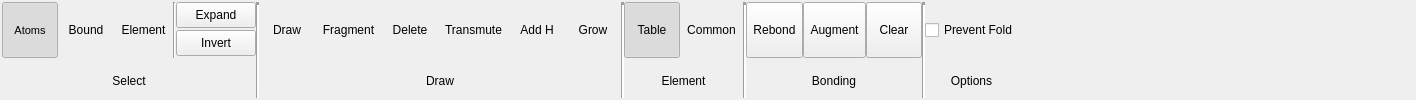
      <widget class="QWidget" name="BuildTab">
       <property name="sizePolicy">
        <sizepolicy hsizetype="Expanding" vsizetype="Minimum">
         <horstretch>0</horstretch>
         <verstretch>0</verstretch>
        </sizepolicy>
       </property>
       <attribute name="title">
        <string>Build</string>
       </attribute>
       <layout class="QHBoxLayout" name="horizontalLayout_16">
        <property name="spacing">
         <number>0</number>
        </property>
        <property name="margin">
         <number>2</number>
        </property>
        <item>
         <layout class="QGridLayout" name="BuildGridLayout">
          <property name="verticalSpacing">
           <number>6</number>
          </property>
          <item row="1" column="0" colspan="5">
           <widget class="QLabel" name="label_8">
            <property name="sizePolicy">
             <sizepolicy hsizetype="Preferred" vsizetype="Minimum">
              <horstretch>0</horstretch>
              <verstretch>0</verstretch>
             </sizepolicy>
            </property>
            <property name="text">
             <string>Select</string>
            </property>
            <property name="alignment">
             <set>Qt::AlignCenter</set>
            </property>
           </widget>
          </item>
          <item row="0" column="6">
           <widget class="TMenuButton" name="BuildDrawDrawButton">
            <property name="sizePolicy">
             <sizepolicy hsizetype="Minimum" vsizetype="Fixed">
              <horstretch>0</horstretch>
              <verstretch>0</verstretch>
             </sizepolicy>
            </property>
            <property name="minimumSize">
             <size>
              <width>56</width>
              <height>56</height>
             </size>
            </property>
            <property name="maximumSize">
             <size>
              <width>128</width>
              <height>56</height>
             </size>
            </property>
            <property name="toolTip">
             <string>Draw atoms, chains, and individual bonds</string>
            </property>
            <property name="text">
             <string>Draw</string>
            </property>
            <property name="icon">
             <iconset resource="icons.qrc">
              <normaloff>:/build/icons/build_chain.svg</normaloff>:/build/icons/build_chain.svg</iconset>
            </property>
            <property name="iconSize">
             <size>
              <width>30</width>
              <height>30</height>
             </size>
            </property>
            <property name="checkable">
             <bool>true</bool>
            </property>
            <property name="autoExclusive">
             <bool>false</bool>
            </property>
            <property name="toolButtonStyle">
             <enum>Qt::ToolButtonTextUnderIcon</enum>
            </property>
            <property name="autoRaise">
             <bool>true</bool>
            </property>
           </widget>
          </item>
          <item row="0" column="2">
           <widget class="TMenuButton" name="BuildSelectElementButton">
            <property name="sizePolicy">
             <sizepolicy hsizetype="Minimum" vsizetype="Fixed">
              <horstretch>0</horstretch>
              <verstretch>0</verstretch>
             </sizepolicy>
            </property>
            <property name="minimumSize">
             <size>
              <width>56</width>
              <height>56</height>
             </size>
            </property>
            <property name="maximumSize">
             <size>
              <width>128</width>
              <height>56</height>
             </size>
            </property>
            <property name="toolTip">
             <string>Select atoms by element</string>
            </property>
            <property name="text">
             <string>Element</string>
            </property>
            <property name="icon">
             <iconset resource="icons.qrc">
              <normaloff>:/select/icons/select_element.svg</normaloff>:/select/icons/select_element.svg</iconset>
            </property>
            <property name="iconSize">
             <size>
              <width>30</width>
              <height>30</height>
             </size>
            </property>
            <property name="checkable">
             <bool>true</bool>
            </property>
            <property name="autoExclusive">
             <bool>false</bool>
            </property>
            <property name="toolButtonStyle">
             <enum>Qt::ToolButtonTextUnderIcon</enum>
            </property>
            <property name="autoRaise">
             <bool>true</bool>
            </property>
           </widget>
          </item>
          <item row="0" column="14">
           <widget class="TMenuButton" name="BuildElementCommonButton">
            <property name="sizePolicy">
             <sizepolicy hsizetype="Minimum" vsizetype="Fixed">
              <horstretch>0</horstretch>
              <verstretch>0</verstretch>
             </sizepolicy>
            </property>
            <property name="minimumSize">
             <size>
              <width>56</width>
              <height>56</height>
             </size>
            </property>
            <property name="maximumSize">
             <size>
              <width>128</width>
              <height>56</height>
             </size>
            </property>
            <property name="text">
             <string>Common</string>
            </property>
            <property name="iconSize">
             <size>
              <width>30</width>
              <height>30</height>
             </size>
            </property>
            <property name="checkable">
             <bool>true</bool>
            </property>
            <property name="checked">
             <bool>false</bool>
            </property>
            <property name="autoExclusive">
             <bool>false</bool>
            </property>
            <property name="toolButtonStyle">
             <enum>Qt::ToolButtonTextUnderIcon</enum>
            </property>
            <property name="autoRaise">
             <bool>true</bool>
            </property>
           </widget>
          </item>
          <item row="0" column="7">
           <widget class="TMenuButton" name="BuildDrawFragmentButton">
            <property name="sizePolicy">
             <sizepolicy hsizetype="Minimum" vsizetype="Fixed">
              <horstretch>0</horstretch>
              <verstretch>0</verstretch>
             </sizepolicy>
            </property>
            <property name="minimumSize">
             <size>
              <width>56</width>
              <height>56</height>
             </size>
            </property>
            <property name="maximumSize">
             <size>
              <width>128</width>
              <height>56</height>
             </size>
            </property>
            <property name="toolTip">
             <string>Draw fragments</string>
            </property>
            <property name="text">
             <string>Fragment</string>
            </property>
            <property name="icon">
             <iconset resource="icons.qrc">
              <normaloff>:/build/icons/build_fragment.svg</normaloff>:/build/icons/build_fragment.svg</iconset>
            </property>
            <property name="iconSize">
             <size>
              <width>30</width>
              <height>30</height>
             </size>
            </property>
            <property name="checkable">
             <bool>true</bool>
            </property>
            <property name="autoExclusive">
             <bool>false</bool>
            </property>
            <property name="toolButtonStyle">
             <enum>Qt::ToolButtonTextUnderIcon</enum>
            </property>
            <property name="autoRaise">
             <bool>true</bool>
            </property>
           </widget>
          </item>
          <item row="1" column="17" colspan="3">
           <widget class="QLabel" name="label_6">
            <property name="sizePolicy">
             <sizepolicy hsizetype="Minimum" vsizetype="Minimum">
              <horstretch>0</horstretch>
              <verstretch>0</verstretch>
             </sizepolicy>
            </property>
            <property name="minimumSize">
             <size>
              <width>0</width>
              <height>0</height>
             </size>
            </property>
            <property name="maximumSize">
             <size>
              <width>16777215</width>
              <height>16777215</height>
             </size>
            </property>
            <property name="font">
             <font>
              <underline>false</underline>
              <strikeout>false</strikeout>
             </font>
            </property>
            <property name="autoFillBackground">
             <bool>false</bool>
            </property>
            <property name="frameShape">
             <enum>QFrame::NoFrame</enum>
            </property>
            <property name="text">
             <string>Bonding</string>
            </property>
            <property name="alignment">
             <set>Qt::AlignCenter</set>
            </property>
           </widget>
          </item>
          <item row="0" column="5" rowspan="2">
           <widget class="Line" name="line_10">
            <property name="lineWidth">
             <number>3</number>
            </property>
            <property name="orientation">
             <enum>Qt::Vertical</enum>
            </property>
           </widget>
          </item>
          <item row="0" column="8">
           <widget class="TMenuButton" name="BuildDrawDeleteButton">
            <property name="sizePolicy">
             <sizepolicy hsizetype="Minimum" vsizetype="Fixed">
              <horstretch>0</horstretch>
              <verstretch>0</verstretch>
             </sizepolicy>
            </property>
            <property name="minimumSize">
             <size>
              <width>56</width>
              <height>56</height>
             </size>
            </property>
            <property name="maximumSize">
             <size>
              <width>128</width>
              <height>56</height>
             </size>
            </property>
            <property name="toolTip">
             <string>Delete atoms and bonds</string>
            </property>
            <property name="text">
             <string>Delete</string>
            </property>
            <property name="icon">
             <iconset resource="icons.qrc">
              <normaloff>:/build/icons/build_delete.svg</normaloff>:/build/icons/build_delete.svg</iconset>
            </property>
            <property name="iconSize">
             <size>
              <width>30</width>
              <height>30</height>
             </size>
            </property>
            <property name="checkable">
             <bool>true</bool>
            </property>
            <property name="checked">
             <bool>false</bool>
            </property>
            <property name="autoExclusive">
             <bool>false</bool>
            </property>
            <property name="toolButtonStyle">
             <enum>Qt::ToolButtonTextUnderIcon</enum>
            </property>
            <property name="autoRaise">
             <bool>true</bool>
            </property>
           </widget>
          </item>
          <item row="0" column="1">
           <widget class="TMenuButton" name="BuildSelectBoundButton">
            <property name="sizePolicy">
             <sizepolicy hsizetype="Minimum" vsizetype="Fixed">
              <horstretch>0</horstretch>
              <verstretch>0</verstretch>
             </sizepolicy>
            </property>
            <property name="minimumSize">
             <size>
              <width>56</width>
              <height>56</height>
             </size>
            </property>
            <property name="maximumSize">
             <size>
              <width>128</width>
              <height>56</height>
             </size>
            </property>
            <property name="toolTip">
             <string>Select atoms in bound fragments</string>
            </property>
            <property name="text">
             <string>Bound</string>
            </property>
            <property name="icon">
             <iconset resource="icons.qrc">
              <normaloff>:/select/icons/select_molecules.svg</normaloff>:/select/icons/select_molecules.svg</iconset>
            </property>
            <property name="iconSize">
             <size>
              <width>30</width>
              <height>30</height>
             </size>
            </property>
            <property name="checkable">
             <bool>true</bool>
            </property>
            <property name="autoExclusive">
             <bool>false</bool>
            </property>
            <property name="toolButtonStyle">
             <enum>Qt::ToolButtonTextUnderIcon</enum>
            </property>
            <property name="autoRaise">
             <bool>true</bool>
            </property>
           </widget>
          </item>
          <item row="0" column="17">
           <widget class="TMenuButton" name="BuildBondingRebondButton">
            <property name="sizePolicy">
             <sizepolicy hsizetype="Minimum" vsizetype="Fixed">
              <horstretch>0</horstretch>
              <verstretch>0</verstretch>
             </sizepolicy>
            </property>
            <property name="minimumSize">
             <size>
              <width>56</width>
              <height>56</height>
             </size>
            </property>
            <property name="maximumSize">
             <size>
              <width>128</width>
              <height>56</height>
             </size>
            </property>
            <property name="toolTip">
             <string>Recalculate bonding between all atoms</string>
            </property>
            <property name="text">
             <string>Rebond</string>
            </property>
            <property name="icon">
             <iconset resource="icons.qrc">
              <normaloff>:/bond/icons/bond_calc.svg</normaloff>:/bond/icons/bond_calc.svg</iconset>
            </property>
            <property name="iconSize">
             <size>
              <width>30</width>
              <height>30</height>
             </size>
            </property>
            <property name="checkable">
             <bool>false</bool>
            </property>
            <property name="checked">
             <bool>false</bool>
            </property>
            <property name="autoExclusive">
             <bool>false</bool>
            </property>
            <property name="toolButtonStyle">
             <enum>Qt::ToolButtonTextUnderIcon</enum>
            </property>
            <property name="autoRaise">
             <bool>false</bool>
            </property>
           </widget>
          </item>
          <item row="0" column="11">
           <widget class="TMenuButton" name="BuildDrawGrowButton">
            <property name="sizePolicy">
             <sizepolicy hsizetype="Minimum" vsizetype="Fixed">
              <horstretch>0</horstretch>
              <verstretch>0</verstretch>
             </sizepolicy>
            </property>
            <property name="minimumSize">
             <size>
              <width>56</width>
              <height>56</height>
             </size>
            </property>
            <property name="maximumSize">
             <size>
              <width>128</width>
              <height>56</height>
             </size>
            </property>
            <property name="toolTip">
             <string>Grow atoms on other atoms (icon reflects current geometry)</string>
            </property>
            <property name="text">
             <string>Grow</string>
            </property>
            <property name="icon">
             <iconset resource="icons.qrc">
              <normaloff>:/atomgeometry/icons/atomgeometry_tetrahedral.png</normaloff>:/atomgeometry/icons/atomgeometry_tetrahedral.png</iconset>
            </property>
            <property name="iconSize">
             <size>
              <width>30</width>
              <height>30</height>
             </size>
            </property>
            <property name="checkable">
             <bool>true</bool>
            </property>
            <property name="autoExclusive">
             <bool>false</bool>
            </property>
            <property name="toolButtonStyle">
             <enum>Qt::ToolButtonTextUnderIcon</enum>
            </property>
            <property name="autoRaise">
             <bool>true</bool>
            </property>
           </widget>
          </item>
          <item row="0" column="16" rowspan="2">
           <widget class="Line" name="line_21">
            <property name="lineWidth">
             <number>3</number>
            </property>
            <property name="orientation">
             <enum>Qt::Vertical</enum>
            </property>
           </widget>
          </item>
          <item row="0" column="19">
           <widget class="TMenuButton" name="BuildBondingClearButton">
            <property name="sizePolicy">
             <sizepolicy hsizetype="Minimum" vsizetype="Fixed">
              <horstretch>0</horstretch>
              <verstretch>0</verstretch>
             </sizepolicy>
            </property>
            <property name="minimumSize">
             <size>
              <width>56</width>
              <height>56</height>
             </size>
            </property>
            <property name="maximumSize">
             <size>
              <width>128</width>
              <height>56</height>
             </size>
            </property>
            <property name="toolTip">
             <string>Remove all bonds</string>
            </property>
            <property name="text">
             <string>Clear</string>
            </property>
            <property name="icon">
             <iconset resource="icons.qrc">
              <normaloff>:/bond/icons/bond_clear.svg</normaloff>:/bond/icons/bond_clear.svg</iconset>
            </property>
            <property name="iconSize">
             <size>
              <width>30</width>
              <height>30</height>
             </size>
            </property>
            <property name="checkable">
             <bool>false</bool>
            </property>
            <property name="autoExclusive">
             <bool>false</bool>
            </property>
            <property name="toolButtonStyle">
             <enum>Qt::ToolButtonTextUnderIcon</enum>
            </property>
            <property name="autoRaise">
             <bool>false</bool>
            </property>
           </widget>
          </item>
          <item row="0" column="10">
           <widget class="TMenuButton" name="BuildDrawAddHButton">
            <property name="sizePolicy">
             <sizepolicy hsizetype="Minimum" vsizetype="Fixed">
              <horstretch>0</horstretch>
              <verstretch>0</verstretch>
             </sizepolicy>
            </property>
            <property name="minimumSize">
             <size>
              <width>56</width>
              <height>56</height>
             </size>
            </property>
            <property name="maximumSize">
             <size>
              <width>128</width>
              <height>56</height>
             </size>
            </property>
            <property name="toolTip">
             <string>Add hydrogens to individual atoms</string>
            </property>
            <property name="text">
             <string>Add H</string>
            </property>
            <property name="icon">
             <iconset resource="icons.qrc">
              <normaloff>:/build/icons/build_addh.svg</normaloff>:/build/icons/build_addh.svg</iconset>
            </property>
            <property name="iconSize">
             <size>
              <width>30</width>
              <height>30</height>
             </size>
            </property>
            <property name="checkable">
             <bool>true</bool>
            </property>
            <property name="autoExclusive">
             <bool>false</bool>
            </property>
            <property name="toolButtonStyle">
             <enum>Qt::ToolButtonTextUnderIcon</enum>
            </property>
            <property name="autoRaise">
             <bool>true</bool>
            </property>
           </widget>
          </item>
          <item row="0" column="9">
           <widget class="TMenuButton" name="BuildDrawTransmuteButton">
            <property name="sizePolicy">
             <sizepolicy hsizetype="Minimum" vsizetype="Fixed">
              <horstretch>0</horstretch>
              <verstretch>0</verstretch>
             </sizepolicy>
            </property>
            <property name="minimumSize">
             <size>
              <width>56</width>
              <height>56</height>
             </size>
            </property>
            <property name="maximumSize">
             <size>
              <width>128</width>
              <height>56</height>
             </size>
            </property>
            <property name="toolTip">
             <string>Transmute atoms to other elements</string>
            </property>
            <property name="text">
             <string>Transmute</string>
            </property>
            <property name="icon">
             <iconset resource="icons.qrc">
              <normaloff>:/build/icons/build_transmute.svg</normaloff>:/build/icons/build_transmute.svg</iconset>
            </property>
            <property name="iconSize">
             <size>
              <width>30</width>
              <height>30</height>
             </size>
            </property>
            <property name="checkable">
             <bool>true</bool>
            </property>
            <property name="autoExclusive">
             <bool>false</bool>
            </property>
            <property name="toolButtonStyle">
             <enum>Qt::ToolButtonTextUnderIcon</enum>
            </property>
            <property name="autoRaise">
             <bool>true</bool>
            </property>
           </widget>
          </item>
          <item row="0" column="4">
           <layout class="QVBoxLayout" name="verticalLayout_8">
            <property name="spacing">
             <number>2</number>
            </property>
            <item>
             <widget class="QPushButton" name="BuildSelectExpandButton">
              <property name="maximumSize">
               <size>
                <width>16777215</width>
                <height>26</height>
               </size>
              </property>
              <property name="toolTip">
               <string>Expand current selection to include bound neighbours</string>
              </property>
              <property name="text">
               <string>Expand</string>
              </property>
              <property name="icon">
               <iconset resource="icons.qrc">
                <normaloff>:/select/icons/select_expand.svg</normaloff>:/select/icons/select_expand.svg</iconset>
              </property>
              <property name="iconSize">
               <size>
                <width>20</width>
                <height>20</height>
               </size>
              </property>
             </widget>
            </item>
            <item>
             <widget class="QPushButton" name="BuildSelectInvertButton">
              <property name="maximumSize">
               <size>
                <width>16777215</width>
                <height>26</height>
               </size>
              </property>
              <property name="toolTip">
               <string>Invert current selection</string>
              </property>
              <property name="text">
               <string>Invert</string>
              </property>
              <property name="icon">
               <iconset resource="icons.qrc">
                <normaloff>:/select/icons/select_invert.svg</normaloff>:/select/icons/select_invert.svg</iconset>
              </property>
              <property name="iconSize">
               <size>
                <width>20</width>
                <height>20</height>
               </size>
              </property>
             </widget>
            </item>
           </layout>
          </item>
          <item row="0" column="12" rowspan="2">
           <widget class="Line" name="line_14">
            <property name="lineWidth">
             <number>3</number>
            </property>
            <property name="orientation">
             <enum>Qt::Vertical</enum>
            </property>
           </widget>
          </item>
          <item row="0" column="20" rowspan="2">
           <widget class="Line" name="line_22">
            <property name="lineWidth">
             <number>3</number>
            </property>
            <property name="orientation">
             <enum>Qt::Vertical</enum>
            </property>
           </widget>
          </item>
          <item row="1" column="6" colspan="6">
           <widget class="QLabel" name="label_9">
            <property name="sizePolicy">
             <sizepolicy hsizetype="Preferred" vsizetype="Minimum">
              <horstretch>0</horstretch>
              <verstretch>0</verstretch>
             </sizepolicy>
            </property>
            <property name="text">
             <string>Draw</string>
            </property>
            <property name="alignment">
             <set>Qt::AlignCenter</set>
            </property>
           </widget>
          </item>
          <item row="0" column="3">
           <layout class="QHBoxLayout" name="horizontalLayout_18">
            <item>
             <widget class="Line" name="line_13">
              <property name="orientation">
               <enum>Qt::Vertical</enum>
              </property>
             </widget>
            </item>
           </layout>
          </item>
          <item row="0" column="18">
           <widget class="TMenuButton" name="BuildBondingAugmentButton">
            <property name="sizePolicy">
             <sizepolicy hsizetype="Minimum" vsizetype="Fixed">
              <horstretch>0</horstretch>
              <verstretch>0</verstretch>
             </sizepolicy>
            </property>
            <property name="minimumSize">
             <size>
              <width>56</width>
              <height>56</height>
             </size>
            </property>
            <property name="maximumSize">
             <size>
              <width>128</width>
              <height>56</height>
             </size>
            </property>
            <property name="toolTip">
             <string>Augment bonding between all atoms</string>
            </property>
            <property name="text">
             <string>Augment</string>
            </property>
            <property name="icon">
             <iconset resource="icons.qrc">
              <normaloff>:/bond/icons/bond_augment.svg</normaloff>:/bond/icons/bond_augment.svg</iconset>
            </property>
            <property name="iconSize">
             <size>
              <width>30</width>
              <height>30</height>
             </size>
            </property>
            <property name="checkable">
             <bool>false</bool>
            </property>
            <property name="autoExclusive">
             <bool>false</bool>
            </property>
            <property name="toolButtonStyle">
             <enum>Qt::ToolButtonTextUnderIcon</enum>
            </property>
            <property name="autoRaise">
             <bool>false</bool>
            </property>
           </widget>
          </item>
          <item row="0" column="0">
           <widget class="TMenuButton" name="BuildSelectAtomsButton">
            <property name="sizePolicy">
             <sizepolicy hsizetype="Minimum" vsizetype="Fixed">
              <horstretch>0</horstretch>
              <verstretch>0</verstretch>
             </sizepolicy>
            </property>
            <property name="minimumSize">
             <size>
              <width>56</width>
              <height>56</height>
             </size>
            </property>
            <property name="maximumSize">
             <size>
              <width>128</width>
              <height>56</height>
             </size>
            </property>
            <property name="font">
             <font>
              <pointsize>8</pointsize>
             </font>
            </property>
            <property name="toolTip">
             <string>Select atoms individually or by box-select</string>
            </property>
            <property name="text">
             <string>Atoms</string>
            </property>
            <property name="icon">
             <iconset resource="icons.qrc">
              <normaloff>:/select/icons/select_atoms.svg</normaloff>:/select/icons/select_atoms.svg</iconset>
            </property>
            <property name="iconSize">
             <size>
              <width>30</width>
              <height>30</height>
             </size>
            </property>
            <property name="checkable">
             <bool>true</bool>
            </property>
            <property name="checked">
             <bool>true</bool>
            </property>
            <property name="autoExclusive">
             <bool>false</bool>
            </property>
            <property name="toolButtonStyle">
             <enum>Qt::ToolButtonTextUnderIcon</enum>
            </property>
            <property name="autoRaise">
             <bool>true</bool>
            </property>
           </widget>
          </item>
          <item row="0" column="22">
           <widget class="QCheckBox" name="BuildOptionsPreventFoldCheck">
            <property name="text">
             <string>Prevent Fold</string>
            </property>
           </widget>
          </item>
          <item row="1" column="22">
           <widget class="QLabel" name="label_7">
            <property name="sizePolicy">
             <sizepolicy hsizetype="Minimum" vsizetype="Minimum">
              <horstretch>0</horstretch>
              <verstretch>0</verstretch>
             </sizepolicy>
            </property>
            <property name="minimumSize">
             <size>
              <width>0</width>
              <height>0</height>
             </size>
            </property>
            <property name="maximumSize">
             <size>
              <width>16777215</width>
              <height>16777215</height>
             </size>
            </property>
            <property name="frameShape">
             <enum>QFrame::NoFrame</enum>
            </property>
            <property name="text">
             <string>Options</string>
            </property>
            <property name="alignment">
             <set>Qt::AlignCenter</set>
            </property>
           </widget>
          </item>
          <item row="0" column="13">
           <widget class="TMenuButton" name="BuildElementTableButton">
            <property name="sizePolicy">
             <sizepolicy hsizetype="Minimum" vsizetype="Fixed">
              <horstretch>0</horstretch>
              <verstretch>0</verstretch>
             </sizepolicy>
            </property>
            <property name="minimumSize">
             <size>
              <width>56</width>
              <height>56</height>
             </size>
            </property>
            <property name="maximumSize">
             <size>
              <width>128</width>
              <height>56</height>
             </size>
            </property>
            <property name="text">
             <string>Table</string>
            </property>
            <property name="iconSize">
             <size>
              <width>30</width>
              <height>30</height>
             </size>
            </property>
            <property name="checkable">
             <bool>true</bool>
            </property>
            <property name="checked">
             <bool>true</bool>
            </property>
            <property name="autoExclusive">
             <bool>false</bool>
            </property>
            <property name="toolButtonStyle">
             <enum>Qt::ToolButtonTextUnderIcon</enum>
            </property>
            <property name="autoRaise">
             <bool>true</bool>
            </property>
           </widget>
          </item>
          <item row="1" column="13" colspan="3">
           <widget class="QLabel" name="label_4">
            <property name="sizePolicy">
             <sizepolicy hsizetype="Minimum" vsizetype="Minimum">
              <horstretch>0</horstretch>
              <verstretch>0</verstretch>
             </sizepolicy>
            </property>
            <property name="minimumSize">
             <size>
              <width>0</width>
              <height>0</height>
             </size>
            </property>
            <property name="maximumSize">
             <size>
              <width>16777215</width>
              <height>16777215</height>
             </size>
            </property>
            <property name="frameShape">
             <enum>QFrame::NoFrame</enum>
            </property>
            <property name="text">
             <string>Element</string>
            </property>
            <property name="alignment">
             <set>Qt::AlignCenter</set>
            </property>
           </widget>
          </item>
         </layout>
        </item>
        <item>
         <spacer name="horizontalSpacer">
          <property name="orientation">
           <enum>Qt::Horizontal</enum>
          </property>
          <property name="sizeHint" stdset="0">
           <size>
            <width>396</width>
            <height>20</height>
           </size>
          </property>
         </spacer>
        </item>
       </layout>
      </widget>
